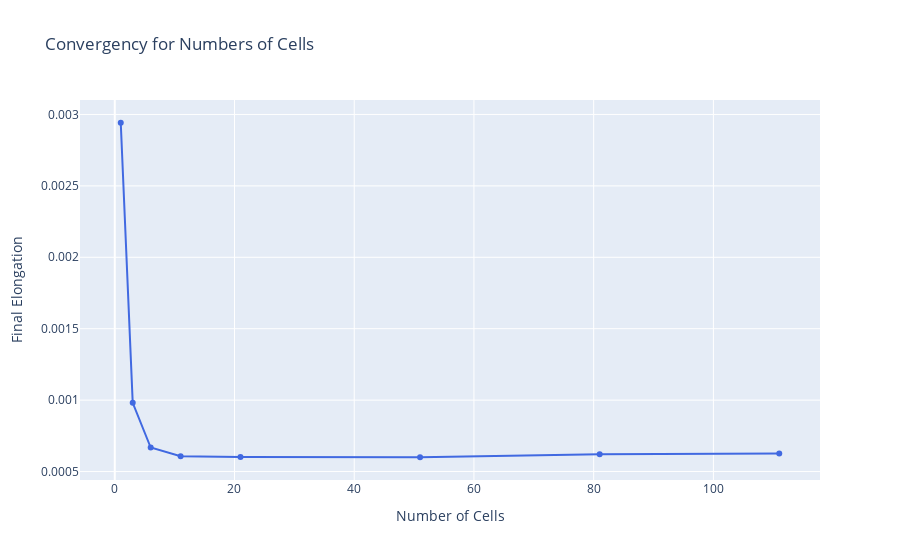

Notebook cell for this chart:
### Code cell
# NoMP, NoCells, u
data = np.array([
    [50, 1, 0.0029419606870446924],
    [50, 3, 0.0009809975466645027],
    [50, 6, 0.0006679994576182235],
    [50, 11, 0.0006068314007743048],
    [50, 21, 0.0006026618362144076],
    [50, 51, 0.0006000933024597754],
    [50, 81, 0.0006215417166090531],
    [50, 111, 0.000626491093039]
])
fig = go.Figure()
fig.add_trace(go.Scatter(
    x=data[:,1], y=data[:,2],
    line=dict(color='royalblue', width=2))
    )
fig.update_layout(
    title='Convergency for Numbers of Cells',
    xaxis_title='Number of Cells',
    yaxis_title='Final Elongation'
    )
fig.show()

### Figure 1 — Plotly figure (JSON) as saved in the notebook; plotly's stock layout.template omitted (floating-point values rounded to 4 significant figures)
{"data": [{"line": {"color": "royalblue", "width": 2}, "type": "scatter", "x": [1, 3, 6, 11, 21, 51, 81, 111], "y": [0.002942, 0.000981, 0.000668, 0.0006068, 0.0006027, 0.0006001, 0.0006215, 0.0006265]}], "layout": {"title": {"text": "Convergency for Numbers of Cells"}, "xaxis": {"title": {"text": "Number of Cells"}}, "yaxis": {"title": {"text": "Final Elongation"}}}}
